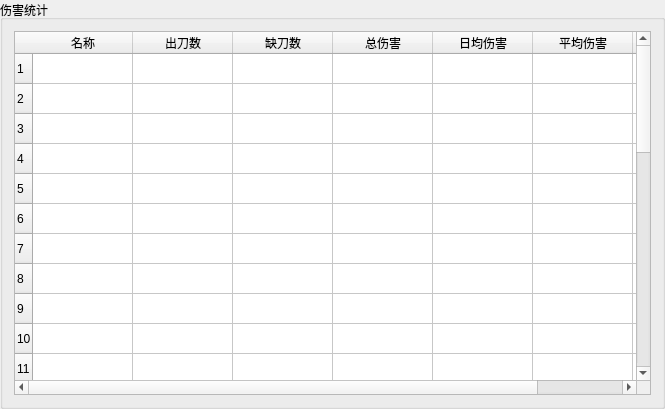
<?xml version="1.0" encoding="UTF-8"?>
<ui version="4.0">
 <class>GroupBox</class>
 <widget class="QGroupBox" name="GroupBox">
  <property name="geometry">
   <rect>
    <x>0</x>
    <y>0</y>
    <width>665</width>
    <height>409</height>
   </rect>
  </property>
  <property name="windowTitle">
   <string>GroupBox</string>
  </property>
  <property name="title">
   <string>伤害统计</string>
  </property>
  <layout class="QHBoxLayout" name="horizontalLayout">
   <item>
    <widget class="QTableWidget" name="table_stats">
     <property name="editTriggers">
      <set>QAbstractItemView::NoEditTriggers</set>
     </property>
     <property name="rowCount">
      <number>30</number>
     </property>
     <row/>
     <row/>
     <row/>
     <row/>
     <row/>
     <row/>
     <row/>
     <row/>
     <row/>
     <row/>
     <row/>
     <row/>
     <row/>
     <row/>
     <row/>
     <row/>
     <row/>
     <row/>
     <row/>
     <row/>
     <row/>
     <row/>
     <row/>
     <row/>
     <row/>
     <row/>
     <row/>
     <row/>
     <row/>
     <row/>
     <column>
      <property name="text">
       <string>名称</string>
      </property>
     </column>
     <column>
      <property name="text">
       <string>出刀数</string>
      </property>
     </column>
     <column>
      <property name="text">
       <string>缺刀数</string>
      </property>
     </column>
     <column>
      <property name="text">
       <string>总伤害</string>
      </property>
     </column>
     <column>
      <property name="text">
       <string>日均伤害</string>
      </property>
     </column>
     <column>
      <property name="text">
       <string>平均伤害</string>
      </property>
     </column>
     <column>
      <property name="text">
       <string>总伤占比 %</string>
      </property>
     </column>
    </widget>
   </item>
  </layout>
 </widget>
 <resources/>
 <connections/>
</ui>
